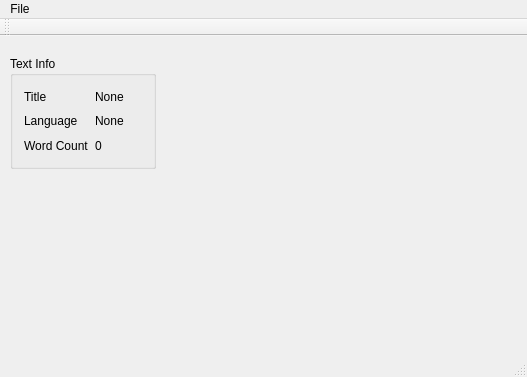
<?xml version="1.0" encoding="UTF-8"?>
<ui version="4.0">
 <class>MainWindow</class>
 <widget class="QMainWindow" name="MainWindow">
  <property name="geometry">
   <rect>
    <x>0</x>
    <y>0</y>
    <width>527</width>
    <height>377</height>
   </rect>
  </property>
  <property name="windowTitle">
   <string>MainWindow</string>
  </property>
  <widget class="QWidget" name="centralWidget">
   <widget class="QGroupBox" name="groupBox">
    <property name="geometry">
     <rect>
      <x>10</x>
      <y>20</y>
      <width>146</width>
      <height>113</height>
     </rect>
    </property>
    <property name="title">
     <string>Text Info</string>
    </property>
    <layout class="QGridLayout" name="gridLayout">
     <item row="0" column="0">
      <widget class="QLabel" name="label">
       <property name="text">
        <string>Title</string>
       </property>
      </widget>
     </item>
     <item row="0" column="1">
      <widget class="QLabel" name="textTitle">
       <property name="text">
        <string>None</string>
       </property>
      </widget>
     </item>
     <item row="1" column="0">
      <widget class="QLabel" name="label_2">
       <property name="text">
        <string>Language</string>
       </property>
      </widget>
     </item>
     <item row="1" column="1">
      <widget class="QLabel" name="textLanguage">
       <property name="text">
        <string>None</string>
       </property>
      </widget>
     </item>
     <item row="2" column="0">
      <widget class="QLabel" name="label_3">
       <property name="text">
        <string>Word Count</string>
       </property>
      </widget>
     </item>
     <item row="2" column="1">
      <widget class="QLabel" name="textWordCount">
       <property name="text">
        <string>0</string>
       </property>
      </widget>
     </item>
    </layout>
   </widget>
  </widget>
  <widget class="QMenuBar" name="menuBar">
   <property name="geometry">
    <rect>
     <x>0</x>
     <y>0</y>
     <width>527</width>
     <height>22</height>
    </rect>
   </property>
   <widget class="QMenu" name="menuFile">
    <property name="title">
     <string>File</string>
    </property>
    <addaction name="actionLoad_Text"/>
   </widget>
   <addaction name="menuFile"/>
  </widget>
  <widget class="QToolBar" name="mainToolBar">
   <attribute name="toolBarArea">
    <enum>TopToolBarArea</enum>
   </attribute>
   <attribute name="toolBarBreak">
    <bool>false</bool>
   </attribute>
  </widget>
  <widget class="QStatusBar" name="statusBar"/>
  <action name="actionLoad_Text">
   <property name="text">
    <string>Load Text...</string>
   </property>
  </action>
 </widget>
 <layoutdefault spacing="6" margin="11"/>
 <resources/>
 <connections/>
</ui>
